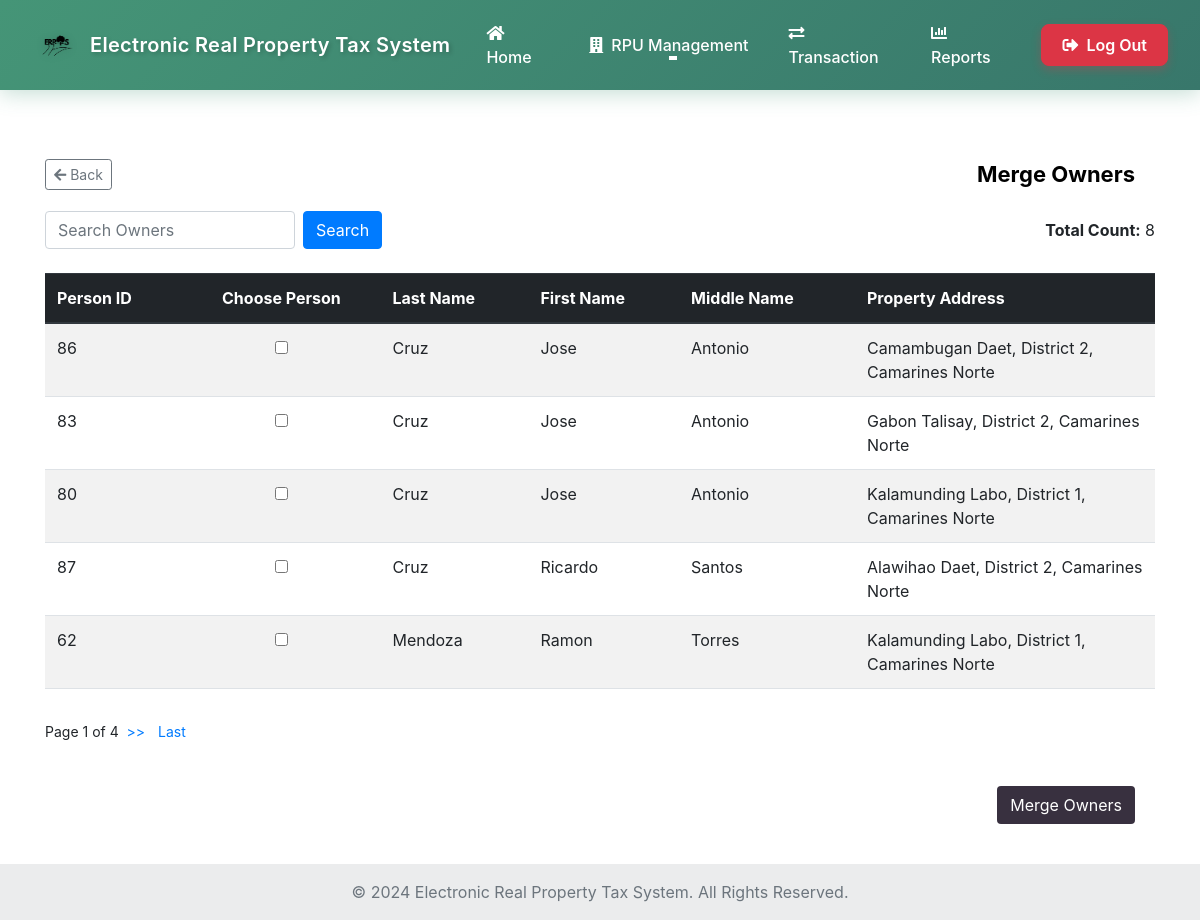
/Merge_Owners.php, run on the app's committed database.
### tables this page shows
CREATE TABLE `propertyowner` (
  `pO_id` int(50) NOT NULL,
  `property_id` int(50) NOT NULL,
  `owner_id` int(50) NOT NULL,
  `is_retained` tinyint(1) NOT NULL DEFAULT 1,
  `created_at` timestamp NOT NULL DEFAULT current_timestamp(),
  `created_by` int(11) DEFAULT NULL
);

CREATE TABLE `owners_tb` (
  `own_id` int(30) NOT NULL,
  `own_fname` varchar(20) NOT NULL,
  `own_mname` varchar(20) NOT NULL,
  `own_surname` varchar(20) NOT NULL,
  `owner_type` enum('individual','company') DEFAULT 'individual',
  `company_name` varchar(100) DEFAULT NULL,
  `created_by` int(11) DEFAULT NULL,
  `updated_by` int(11) DEFAULT NULL,
  `created_at_owner` timestamp NOT NULL DEFAULT current_timestamp(),
  `updated_at_owner` timestamp NOT NULL DEFAULT current_timestamp() ON UPDATE current_timestamp(),
  `date_birth` date DEFAULT NULL,
  `tin_no` int(20) NOT NULL,
  `house_no` varchar(20) NOT NULL,
  `street` varchar(30) NOT NULL,
  `barangay` varchar(30) NOT NULL,
  `district` varchar(20) NOT NULL,
  `city` varchar(20) NOT NULL,
  `province` varchar(20) NOT NULL,
  `own_info` varchar(70) NOT NULL
);

CREATE TABLE `p_info` (
  `p_id` int(50) NOT NULL,
  `house_no` int(10) NOT NULL,
  `block_no` int(10) NOT NULL,
  `province` varchar(30) NOT NULL,
  `city` varchar(30) NOT NULL,
  `district` varchar(30) NOT NULL,
  `barangay` varchar(30) NOT NULL,
  `street` varchar(50) NOT NULL,
  `house_tag_no` int(10) NOT NULL,
  `land_area` int(50) NOT NULL,
  `desc_land` varchar(50) NOT NULL,
  `documents` varchar(30) NOT NULL,
  `created_at` timestamp NOT NULL DEFAULT current_timestamp(),
  `updated_at` timestamp NOT NULL DEFAULT current_timestamp() ON UPDATE current_timestamp(),
  `is_active` tinyint(1) NOT NULL DEFAULT 1,
  `disabled_at` datetime DEFAULT NULL,
  `disabled_by` int(11) DEFAULT NULL
);

### Merge_Owners.php (the view, shortened to what this page needs)
<?php
$conn = Database::getInstance();
$records_per_page = 5;
$page = isset($_GET['page']) ? (int)$_GET['page'] : 1;
$start_from = ($page - 1) * $records_per_page;
$total_sql = "SELECT COUNT(*) AS total FROM propertyowner";
$total_result = $conn->query($total_sql);
$total_row = $total_result->fetch_assoc();
$total_records = $total_row['total'];
$total_pages = ceil($total_records / $records_per_page);
$sql = "SELECT
   po.pO_id,
   po.property_id,
   po.owner_id,
   o.own_id,
   o.own_fname,
   o.own_mname,
   o.own_surname,
   p.barangay,
   p.city,
   p.district,
   p.province
 FROM
   propertyowner po
 JOIN
   owners_tb o ON po.owner_id = o.own_id
 JOIN
   p_info p ON po.property_id = p.p_id
 WHERE
   po.is_retained = 1  -- Only show retained properties
 ORDER BY
   o.own_surname ASC, o.own_fname ASC
 LIMIT $start_from, $records_per_page";
$owners = [];
$result = $conn->query($sql);
if ($result->num_rows > 0) {
  while ($row = $result->fetch_assoc()) {
    $owners[] = $row;
  }
}
$conn->begin_transaction();
$total_sql = "SELECT COUNT(pO_id) AS total_pO FROM propertyowner WHERE is_retained = 1";
$total_result = $conn->query($total_sql);
if ($total_result && $total_result->num_rows > 0) {
    $total_row = $total_result->fetch_assoc();
    $total_pO_count = $total_row['total_pO'];
} else {
    $total_pO_count = 0;
}
?>
<!doctype html>
<html lang="en">
<head>
   <link rel="stylesheet" href="https://cdnjs.cloudflare.com/ajax/libs/font-awesome/5.15.4/css/all.min.css">
  <link rel="stylesheet" href="https://cdn.jsdelivr.net/npm/bootstrap@4.1.3/dist/css/bootstrap.min.css"
>
  <link href="https://cdn.jsdelivr.net/npm/bootstrap@5.3.2/dist/css/bootstrap.min.css" rel="stylesheet">
  <link href="https://cdn.jsdelivr.net/npm/bootstrap@5.3.0-alpha1/dist/css/bootstrap.min.css" rel="stylesheet"
>
  <link rel="stylesheet" href="https://cdn.jsdelivr.net/npm/bootstrap@4.1.3/dist/css/bootstrap.min.css"
>
  <link rel="stylesheet" href="main_layout.css">
  <link rel="stylesheet" href="header.css">
  <link rel="stylesheet" href="Merge_Owners.css">
</head>
<body>
     <?php include 'header.php'; ?>
<form method="post" action="Merge_Owners.php">
  <section class="container mt-5">
    <div class="header-container d-flex justify-content-between align-items-center">
      <a href="Admin-Page-2.php" class="btn btn-outline-secondary btn-sm">
        <i class="fas fa-arrow-left"></i> Back
      </a>
      <div class="table-title">Merge Owners</div>
    </div>
    <div class="d-flex justify-content-between align-items-center mb-4">
      <div class="search-container d-flex align-items-center">
        <input
          type="text"
          class="form-control search-input"
          id="searchInput"
          placeholder="Search Owners"
          aria-label="Search"
          onkeyup="handleSearch(event)"
        />
        <button
          type="button"
          class="btn btn-primary ml-2"
          onclick="searchTable()">
          Search
        </button>
      </div>
      <div class="total-count text-right">
        <strong>Total Count:</strong> <?= $total_pO_count ?>
      </div>
    </div>
    <div class="table-responsive">
      <table class="table table-striped table-hover modern-table text-start">
        <thead class="thead-dark">
          <tr>
            <th scope="col">Person ID</th>
            <th scope="col" class="center-input">Choose Person</th>
            <th scope="col">Last Name</th>
            <th scope="col">First Name</th>
            <th scope="col">Middle Name</th>
            <th scope="col" style="width: 300px;">Property Address</th>
          </tr>
        </thead>
        <tbody id="ownerTableBody">
          <?php
          $selectedOwners = isset($_SESSION['selected_owners']) ? $_SESSION['selected_owners'] : [];
          ?>
          <?php foreach ($owners as $owner): ?>
            <tr>
              <td><?= $owner['pO_id']; ?></td>
              <td class="center-input">
                <input type="checkbox" name="personChoice[]" value="<?= $owner['owner_id']; ?>" <?= in_array($owner['owner_id'], $selectedOwners) ? 'checked' : ''; ?>>
              </td>
              <td><?= $owner['own_surname']; ?></td>
              <td><?= $owner['own_fname']; ?></td>
              <td><?= $owner['own_mname']; ?></td>
              <td><?= $owner['barangay'] . ' ' . $owner['city'] . ', ' . $owner['district'] . ', ' . $owner['province']; ?></td>
            </tr>
          <?php endforeach; ?>
        </tbody>
      </table>
    </div>
    <div class="pagination mt-3">
      <span>Page <?= $page ?> of <?= $total_pages ?></span>&nbsp;&nbsp;
      <?php if ($page < $total_pages): ?>
        <a href="Merge_Owners.php?page=<?= $page + 1 ?>" class="pagination-link">>></a>&nbsp;&nbsp;
        <a href="Merge_Owners.php?page=<?= $total_pages ?>" class="pagination-link">Last</a>
      <?php endif; ?>
    </div>
    <div class="btn-container text-right mt-4">
      <button type="submit" id="mergeOwnersButton" class="btn btn-custom">Merge Owners</button>
    </div>
  </section>
</form>
  <footer class="bg-body-tertiary text-center text-lg-start mt-auto">
    <div class="text-center p-3" style="background-color: rgba(0, 0, 0, 0.05);">
    <span class="text-muted">© 2024 Electronic Real Property Tax System. All Rights Reserved.</span>
    </div>
  </footer>
</body>
</html>

### main_layout.css (style rules this page uses)
section { margin-block: 20px 20px; }
html, body { height: 100%; margin: 0; }
body { display: flex; padding-top: 70px; flex-direction: column; }

### Merge_Owners.css (style rules this page uses)
.table-title { color: black; padding: 20px; font-size: 22px; font-weight: bold; }
table { margin-bottom: 0; }
.center-input { text-align: center; }
.btn-container { text-align: right; padding: 20px; }
.btn-custom { background-color: #38303f; color: white; }
.header-container { display: flex; align-items: center; }
.search-input { width: 250px; }
.pagination a { text-decoration: none; color: #007bff; margin-right: 5px; }
.pagination { margin-top: 15px; font-size: 14px; }

### data on the page
propertyowner: pO_id "86", owners_tb.own_surname "Cruz", owners_tb.own_fname "Jose", owners_tb.own_mname "Antonio", p_info.barangay "Camambugan", p_info.city "Daet", p_info.district "District 2", p_info.province "Camarines Norte"
propertyowner: pO_id "83", owners_tb.own_surname "Cruz", owners_tb.own_fname "Jose", owners_tb.own_mname "Antonio", p_info.barangay "Gabon", p_info.city "Talisay", p_info.district "District 2", p_info.province "Camarines Norte"
propertyowner: pO_id "80", owners_tb.own_surname "Cruz", owners_tb.own_fname "Jose", owners_tb.own_mname "Antonio", p_info.barangay "Kalamunding", p_info.city "Labo", p_info.district "District 1", p_info.province "Camarines Norte"
propertyowner: pO_id "87", owners_tb.own_surname "Cruz", owners_tb.own_fname "Ricardo", owners_tb.own_mname "Santos", p_info.barangay "Alawihao", p_info.city "Daet", p_info.district "District 2", p_info.province "Camarines Norte"
propertyowner: pO_id "62", owners_tb.own_surname "Mendoza", owners_tb.own_fname "Ramon", owners_tb.own_mname "Torres", p_info.barangay "Kalamunding", p_info.city "Labo", p_info.district "District 1", p_info.province "Camarines Norte"

### other printed values
$total_pO_count "8"
$page "1"
$total_pages "4"
